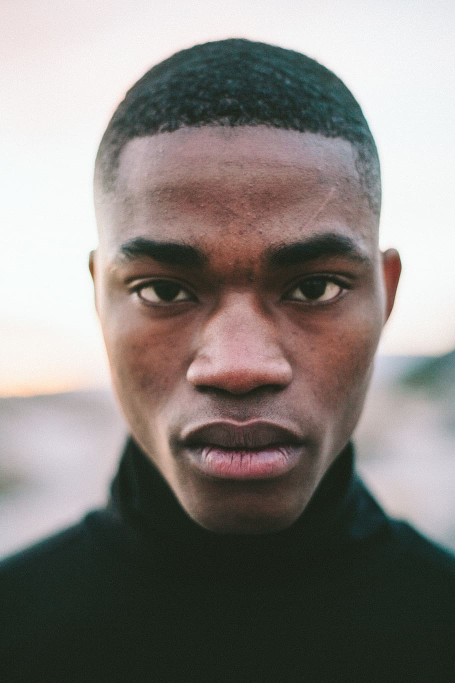
#> input picture Images/3.jpg, 910 x 1365 px, found by its file name (shown at 1/2 size)
$ jupyter execute 10.FaceDetection.ipynb
#> lines starting #> are read from the running program, lines starting #| are printed output that depends on the picture; after the words box and inside, x2 and y2 are one past the last pixel; in counts of white or black regions, pixels touching at a corner belong together
[cell 1]
import cv2 as cv

[cell 2]
img=cv.imread("C:\\Users\\Armaan\\OneDrive\\Desktop\\Workspace\\OpenCV\\Images\\3.jpg")
#> img is the input picture: shape (1365, 910, 3); mean B, G, R 127, 130.8, 136.4
resized=cv.resize(img,(int(910*0.5),int(1365*0.5)))
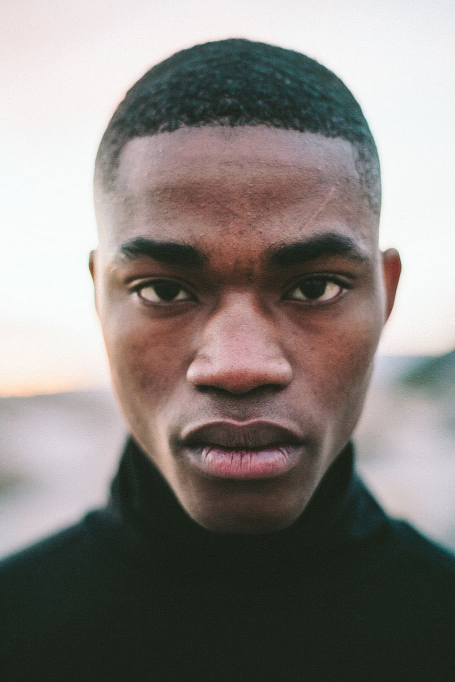
#> resized: shape (682, 455, 3); mean B, G, R 126.9, 130.7, 136.2
cv.imshow("Face",resized)

grey=cv.cvtColor(resized,cv.COLOR_BGR2GRAY)
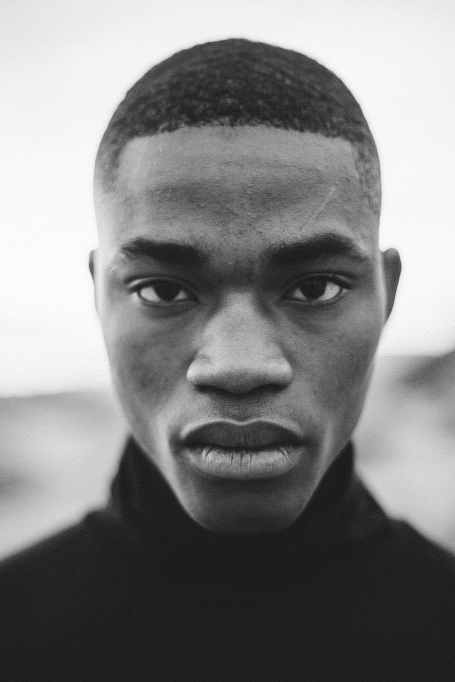
#> grey: shape (682, 455); min 19, max 253, mean 131.9
# cv.imshow("Grey",grey)

harrCascade=cv.CascadeClassifier("harrCascade_face.xml")

faces_rect=harrCascade.detectMultiScale(grey,scaleFactor=1.1,minNeighbors=3)
#> faces_rect = [[46, 151, 374, 374]]

print(f'Number of faces found = {len(faces_rect)}')
#| Number of faces found = 1

for (x,y,w,h) in faces_rect:
    cv.rectangle(resized,(x,y),(x+w,y+h),(0,255,0),thickness=2)
#> this loop made 1 pass
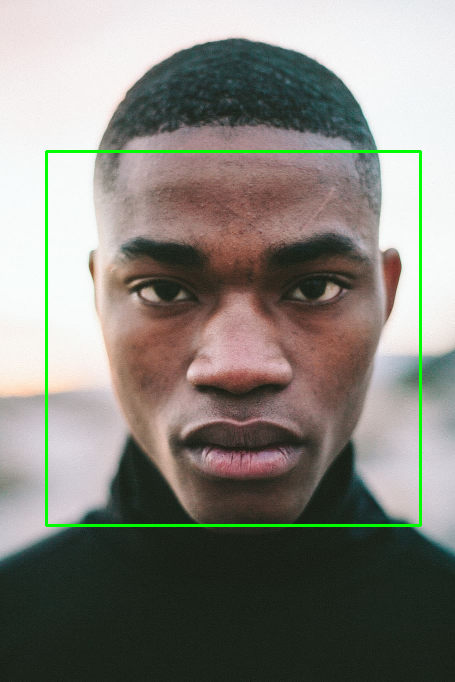
#> resized: shape (682, 455, 3); 1.45% of pixels changed, all inside (x1, y1, x2, y2) = (45, 150, 422, 527)

cv.imshow("DetectedFaces",resized)

cv.waitKey(0)
#> Out = 27

$ run again, with Images/0.jpg copied over Images/3.jpg
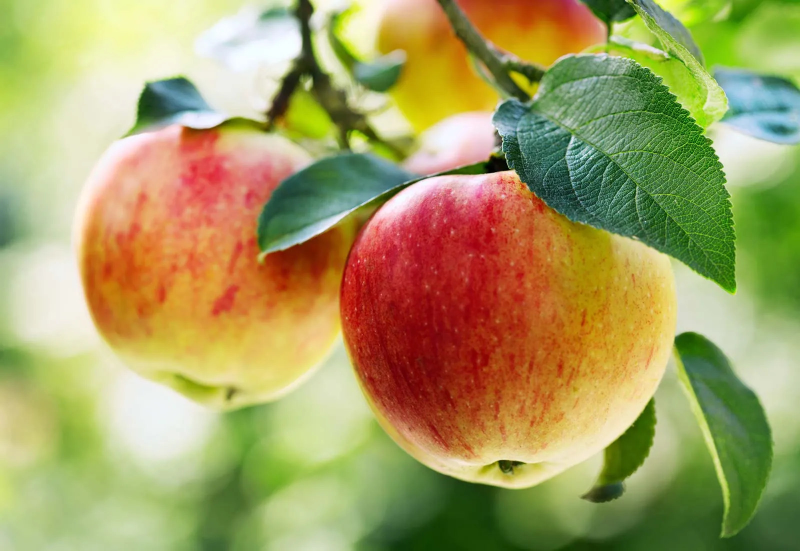
#> input picture Images/0.jpg, 1600 x 1102 px, found by its file name (shown at 1/2 size)
#> img is the input picture: shape (1102, 1600, 3); mean B, G, R 96.7, 156.8, 165.8
#> `resized=cv.resize(img,(int(910*0.5),int(1365*0.5)))`:
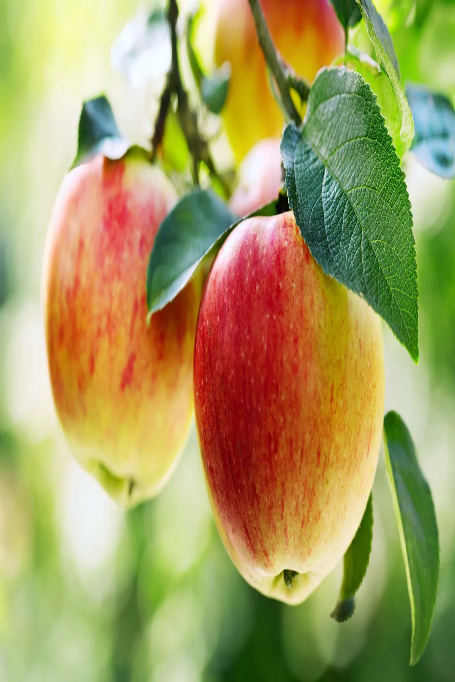
#> resized: shape (682, 455, 3); mean B, G, R 96.6, 156.7, 165.7
#> `grey=cv.cvtColor(resized,cv.COLOR_BGR2GRAY)`:
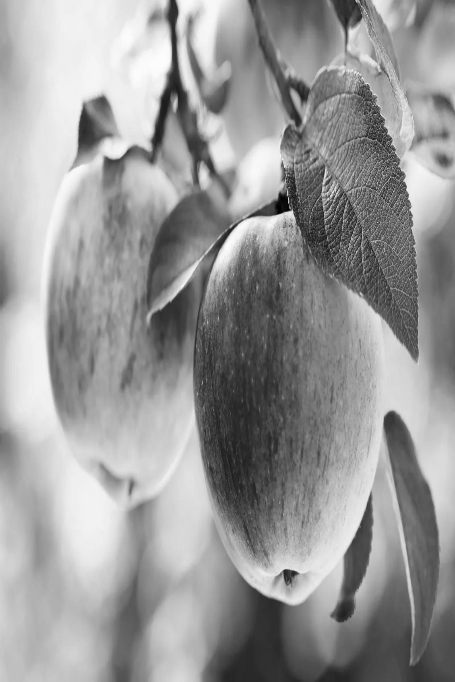
#> grey: shape (682, 455); min 1, max 252, mean 152.5
#> faces_rect = ()
#| Number of faces found = 0
#> Out = 27

$ run again, with Images/1.jpg copied over Images/3.jpg
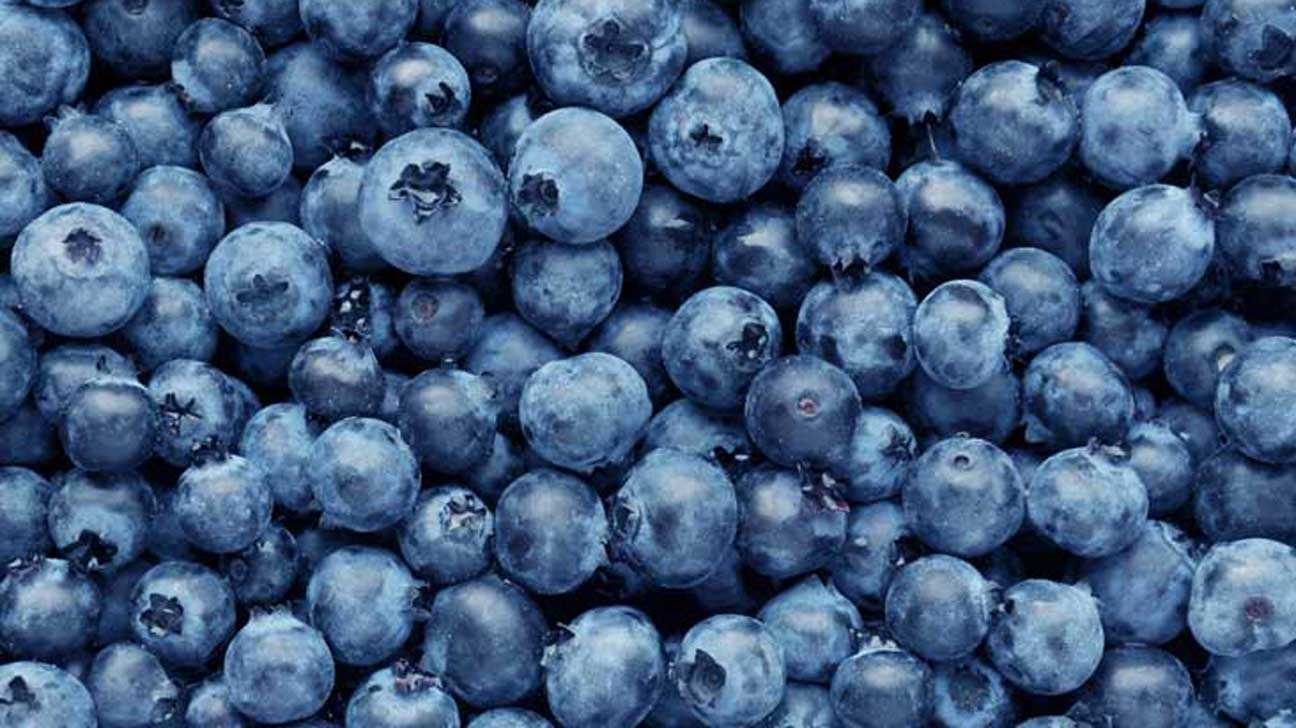
#> input picture Images/1.jpg, 1296 x 728 px, found by its file name
#> img is the input picture: shape (728, 1296, 3); mean B, G, R 124.5, 90.5, 64.6
#> `grey=cv.cvtColor(resized,cv.COLOR_BGR2GRAY)`:
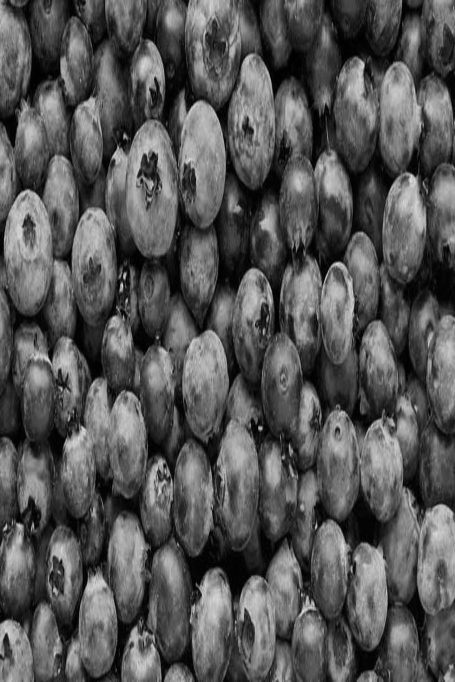
#> grey: shape (682, 455); min 0, max 221, mean 86.5
#> faces_rect = [[187, 248, 29, 29], [102, 319, 34, 34]]
#| Number of faces found = 2
#> the loop `for (x,y,w,h) in faces_rect:` made 2 passes
#> after the loop `for (x,y,w,h) in faces_rect:`:
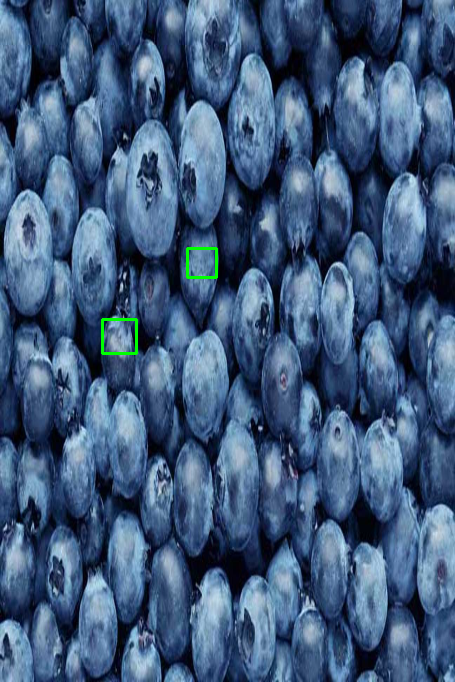
#> resized: shape (682, 455, 3); mean B, G, R 124.1, 90.8, 64.4
#> Out = 27
